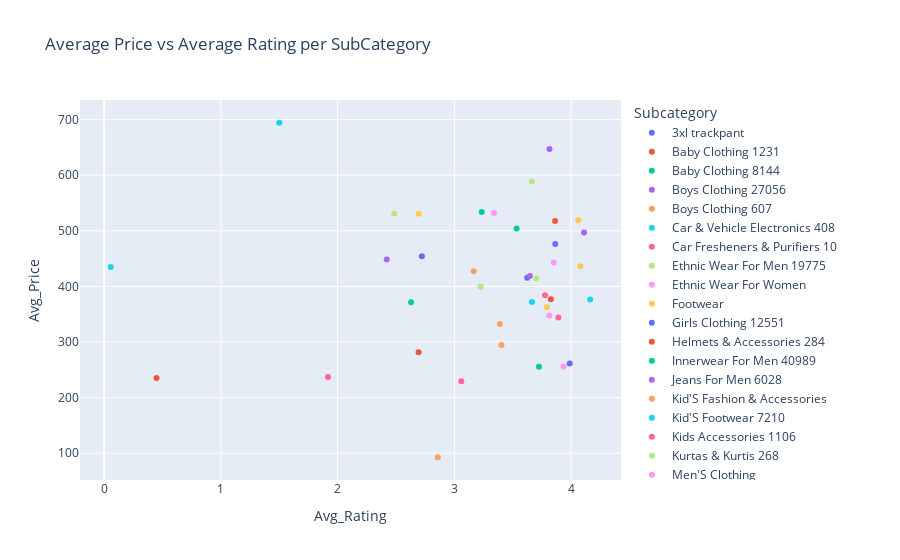

The cell this chart's notebook holds for it:
### Code cell
fig = px.scatter(
    subcat_avg,
    x="Avg_Rating",
    y="Avg_Price",
    hover_name="Subcategory",
    color="Subcategory",  # different color for each subcategory
    title="Average Price vs Average Rating per SubCategory"
)

fig.show()

### Figure 1 — Plotly figure (JSON) as saved in the notebook; plotly's stock layout.template omitted (floating-point values rounded to 4 significant figures)
{"data": [{"hovertemplate": "<b>%{hovertext}</b><br><br>Subcategory=3xl trackpant<br>Avg_Rating=%{x}<br>Avg_Price=%{y}<extra></extra>", "hovertext": ["3xl trackpant"], "legendgroup": "3xl trackpant", "marker": {"color": "#636efa", "symbol": "circle"}, "mode": "markers", "name": "3xl trackpant", "orientation": "v", "showlegend": true, "type": "scatter", "x": [3.625], "xaxis": "x", "y": [415.6], "yaxis": "y"}, {"hovertemplate": "<b>%{hovertext}</b><br><br>Subcategory=Baby Clothing\r\n1231<br>Avg_Rating=%{x}<br>Avg_Price=%{y}<extra></extra>", "hovertext": ["Baby Clothing\r\n1231"], "legendgroup": "Baby Clothing\r\n1231", "marker": {"color": "#EF553B", "symbol": "circle"}, "mode": "markers", "name": "Baby Clothing\r\n1231", "orientation": "v", "showlegend": true, "type": "scatter", "x": [2.694], "xaxis": "x", "y": [281.5], "yaxis": "y"}, {"hovertemplate": "<b>%{hovertext}</b><br><br>Subcategory=Baby Clothing\r\n8144<br>Avg_Rating=%{x}<br>Avg_Price=%{y}<extra></extra>", "hovertext": ["Baby Clothing\r\n8144"], "legendgroup": "Baby Clothing\r\n8144", "marker": {"color": "#00cc96", "symbol": "circle"}, "mode": "markers", "name": "Baby Clothing\r\n8144", "orientation": "v", "showlegend": true, "type": "scatter", "x": [2.629], "xaxis": "x", "y": [371.3], "yaxis": "y"}, {"hovertemplate": "<b>%{hovertext}</b><br><br>Subcategory=Boys Clothing\r\n27056<br>Avg_Rating=%{x}<br>Avg_Price=%{y}<extra></extra>", "hovertext": ["Boys Clothing\r\n27056"], "legendgroup": "Boys Clothing\r\n27056", "marker": {"color": "#ab63fa", "symbol": "circle"}, "mode": "markers", "name": "Boys Clothing\r\n27056", "orientation": "v", "showlegend": true, "type": "scatter", "x": [2.421], "xaxis": "x", "y": [448.3], "yaxis": "y"}, {"hovertemplate": "<b>%{hovertext}</b><br><br>Subcategory=Boys Clothing\r\n607<br>Avg_Rating=%{x}<br>Avg_Price=%{y}<extra></extra>", "hovertext": ["Boys Clothing\r\n607"], "legendgroup": "Boys Clothing\r\n607", "marker": {"color": "#FFA15A", "symbol": "circle"}, "mode": "markers", "name": "Boys Clothing\r\n607", "orientation": "v", "showlegend": true, "type": "scatter", "x": [3.403], "xaxis": "x", "y": [294.4], "yaxis": "y"}, {"hovertemplate": "<b>%{hovertext}</b><br><br>Subcategory=Car & Vehicle Electronics\r\n408<br>Avg_Rating=%{x}<br>Avg_Price=%{y}<extra></extra>", "hovertext": ["Car & Vehicle Electronics\r\n408"], "legendgroup": "Car & Vehicle Electronics\r\n408", "marker": {"color": "#19d3f3", "symbol": "circle"}, "mode": "markers", "name": "Car & Vehicle Electronics\r\n408", "orientation": "v", "showlegend": true, "type": "scatter", "x": [0.05654], "xaxis": "x", "y": [435.0], "yaxis": "y"}, {"hovertemplate": "<b>%{hovertext}</b><br><br>Subcategory=Car Fresheners & Purifiers\r\n10<br>Avg_Rating=%{x}<br>Avg_Price=%{y}<extra></extra>", "hovertext": ["Car Fresheners & Purifiers\r\n10"], "legendgroup": "Car Fresheners & Purifiers\r\n10", "marker": {"color": "#FF6692", "symbol": "circle"}, "mode": "markers", "name": "Car Fresheners & Purifiers\r\n10", "orientation": "v", "showlegend": true, "type": "scatter", "x": [3.06], "xaxis": "x", "y": [229.6], "yaxis": "y"}, {"hovertemplate": "<b>%{hovertext}</b><br><br>Subcategory=Ethnic Wear For Men\r\n19775<br>Avg_Rating=%{x}<br>Avg_Price=%{y}<extra></extra>", "hovertext": ["Ethnic Wear For Men\r\n19775"], "legendgroup": "Ethnic Wear For Men\r\n19775", "marker": {"color": "#B6E880", "symbol": "circle"}, "mode": "markers", "name": "Ethnic Wear For Men\r\n19775", "orientation": "v", "showlegend": true, "type": "scatter", "x": [3.664], "xaxis": "x", "y": [588.7], "yaxis": "y"}, {"hovertemplate": "<b>%{hovertext}</b><br><br>Subcategory=Ethnic Wear For Women<br>Avg_Rating=%{x}<br>Avg_Price=%{y}<extra></extra>", "hovertext": ["Ethnic Wear For Women"], "legendgroup": "Ethnic Wear For Women", "marker": {"color": "#FF97FF", "symbol": "circle"}, "mode": "markers", "name": "Ethnic Wear For Women", "orientation": "v", "showlegend": true, "type": "scatter", "x": [3.853], "xaxis": "x", "y": [443.0], "yaxis": "y"}, {"hovertemplate": "<b>%{hovertext}</b><br><br>Subcategory=Footwear<br>Avg_Rating=%{x}<br>Avg_Price=%{y}<extra></extra>", "hovertext": ["Footwear"], "legendgroup": "Footwear", "marker": {"color": "#FECB52", "symbol": "circle"}, "mode": "markers", "name": "Footwear", "orientation": "v", "showlegend": true, "type": "scatter", "x": [4.08], "xaxis": "x", "y": [436.2], "yaxis": "y"}, {"hovertemplate": "<b>%{hovertext}</b><br><br>Subcategory=Girls Clothing\r\n12551<br>Avg_Rating=%{x}<br>Avg_Price=%{y}<extra></extra>", "hovertext": ["Girls Clothing\r\n12551"], "legendgroup": "Girls Clothing\r\n12551", "marker": {"color": "#636efa", "symbol": "circle"}, "mode": "markers", "name": "Girls Clothing\r\n12551", "orientation": "v", "showlegend": true, "type": "scatter", "x": [2.722], "xaxis": "x", "y": [454.4], "yaxis": "y"}, {"hovertemplate": "<b>%{hovertext}</b><br><br>Subcategory=Helmets & Accessories\r\n284<br>Avg_Rating=%{x}<br>Avg_Price=%{y}<extra></extra>", "hovertext": ["Helmets & Accessories\r\n284"], "legendgroup": "Helmets & Accessories\r\n284", "marker": {"color": "#EF553B", "symbol": "circle"}, "mode": "markers", "name": "Helmets & Accessories\r\n284", "orientation": "v", "showlegend": true, "type": "scatter", "x": [0.4483], "xaxis": "x", "y": [235.2], "yaxis": "y"}, {"hovertemplate": "<b>%{hovertext}</b><br><br>Subcategory=Innerwear For Men\r\n40989<br>Avg_Rating=%{x}<br>Avg_Price=%{y}<extra></extra>", "hovertext": ["Innerwear For Men\r\n40989"], "legendgroup": "Innerwear For Men\r\n40989", "marker": {"color": "#00cc96", "symbol": "circle"}, "mode": "markers", "name": "Innerwear For Men\r\n40989", "orientation": "v", "showlegend": true, "type": "scatter", "x": [3.725], "xaxis": "x", "y": [255.3], "yaxis": "y"}, {"hovertemplate": "<b>%{hovertext}</b><br><br>Subcategory=Jeans For Men\r\n6028<br>Avg_Rating=%{x}<br>Avg_Price=%{y}<extra></extra>", "hovertext": ["Jeans For Men\r\n6028"], "legendgroup": "Jeans For Men\r\n6028", "marker": {"color": "#ab63fa", "symbol": "circle"}, "mode": "markers", "name": "Jeans For Men\r\n6028", "orientation": "v", "showlegend": true, "type": "scatter", "x": [3.815], "xaxis": "x", "y": [647.2], "yaxis": "y"}, {"hovertemplate": "<b>%{hovertext}</b><br><br>Subcategory=Kid'S Fashion & Accessories<br>Avg_Rating=%{x}<br>Avg_Price=%{y}<extra></extra>", "hovertext": ["Kid'S Fashion & Accessories"], "legendgroup": "Kid'S Fashion & Accessories", "marker": {"color": "#FFA15A", "symbol": "circle"}, "mode": "markers", "name": "Kid'S Fashion & Accessories", "orientation": "v", "showlegend": true, "type": "scatter", "x": [3.39], "xaxis": "x", "y": [332.4], "yaxis": "y"}, {"hovertemplate": "<b>%{hovertext}</b><br><br>Subcategory=Kid'S Footwear\r\n7210<br>Avg_Rating=%{x}<br>Avg_Price=%{y}<extra></extra>", "hovertext": ["Kid'S Footwear\r\n7210"], "legendgroup": "Kid'S Footwear\r\n7210", "marker": {"color": "#19d3f3", "symbol": "circle"}, "mode": "markers", "name": "Kid'S Footwear\r\n7210", "orientation": "v", "showlegend": true, "type": "scatter", "x": [4.164], "xaxis": "x", "y": [376.4], "yaxis": "y"}, {"hovertemplate": "<b>%{hovertext}</b><br><br>Subcategory=Kids Accessories\r\n1106<br>Avg_Rating=%{x}<br>Avg_Price=%{y}<extra></extra>", "hovertext": ["Kids Accessories\r\n1106"], "legendgroup": "Kids Accessories\r\n1106", "marker": {"color": "#FF6692", "symbol": "circle"}, "mode": "markers", "name": "Kids Accessories\r\n1106", "orientation": "v", "showlegend": true, "type": "scatter", "x": [1.917], "xaxis": "x", "y": [236.9], "yaxis": "y"}, {"hovertemplate": "<b>%{hovertext}</b><br><br>Subcategory=Kurtas & Kurtis\r\n268<br>Avg_Rating=%{x}<br>Avg_Price=%{y}<extra></extra>", "hovertext": ["Kurtas & Kurtis\r\n268"], "legendgroup": "Kurtas & Kurtis\r\n268", "marker": {"color": "#B6E880", "symbol": "circle"}, "mode": "markers", "name": "Kurtas & Kurtis\r\n268", "orientation": "v", "showlegend": true, "type": "scatter", "x": [2.484], "xaxis": "x", "y": [531.2], "yaxis": "y"}, {"hovertemplate": "<b>%{hovertext}</b><br><br>Subcategory=Men'S Clothing<br>Avg_Rating=%{x}<br>Avg_Price=%{y}<extra></extra>", "hovertext": ["Men'S Clothing"], "legendgroup": "Men'S Clothing", "marker": {"color": "#FF97FF", "symbol": "circle"}, "mode": "markers", "name": "Men'S Clothing", "orientation": "v", "showlegend": true, "type": "scatter", "x": [3.935], "xaxis": "x", "y": [255.9], "yaxis": "y"}, {"hovertemplate": "<b>%{hovertext}</b><br><br>Subcategory=Men'S Co-Ords Set\r\n1062<br>Avg_Rating=%{x}<br>Avg_Price=%{y}<extra></extra>", "hovertext": ["Men'S Co-Ords Set\r\n1062"], "legendgroup": "Men'S Co-Ords Set\r\n1062", "marker": {"color": "#FECB52", "symbol": "circle"}, "mode": "markers", "name": "Men'S Co-Ords Set\r\n1062", "orientation": "v", "showlegend": true, "type": "scatter", "x": [2.694], "xaxis": "x", "y": [530.8], "yaxis": "y"}, {"hovertemplate": "<b>%{hovertext}</b><br><br>Subcategory=Men'S T-Shirts & Polos\r\n45862<br>Avg_Rating=%{x}<br>Avg_Price=%{y}<extra></extra>", "hovertext": ["Men'S T-Shirts & Polos\r\n45862"], "legendgroup": "Men'S T-Shirts & Polos\r\n45862", "marker": {"color": "#636efa", "symbol": "circle"}, "mode": "markers", "name": "Men'S T-Shirts & Polos\r\n45862", "orientation": "v", "showlegend": true, "type": "scatter", "x": [3.989], "xaxis": "x", "y": [261.3], "yaxis": "y"}, {"hovertemplate": "<b>%{hovertext}</b><br><br>Subcategory=Men'S Trackpants & Tracksuits\r\n3916<br>Avg_Rating=%{x}<br>Avg_Price=%{y}<extra></extra>", "hovertext": ["Men'S Trackpants & Tracksuits\r\n3916"], "legendgroup": "Men'S Trackpants & Tracksuits\r\n3916", "marker": {"color": "#EF553B", "symbol": "circle"}, "mode": "markers", "name": "Men'S Trackpants & Tracksuits\r\n3916", "orientation": "v", "showlegend": true, "type": "scatter", "x": [3.827], "xaxis": "x", "y": [377.0], "yaxis": "y"}, {"hovertemplate": "<b>%{hovertext}</b><br><br>Subcategory=Salwar Suit\r\n23<br>Avg_Rating=%{x}<br>Avg_Price=%{y}<extra></extra>", "hovertext": ["Salwar Suit\r\n23"], "legendgroup": "Salwar Suit\r\n23", "marker": {"color": "#00cc96", "symbol": "circle"}, "mode": "markers", "name": "Salwar Suit\r\n23", "orientation": "v", "showlegend": true, "type": "scatter", "x": [3.234], "xaxis": "x", "y": [533.9], "yaxis": "y"}, {"hovertemplate": "<b>%{hovertext}</b><br><br>Subcategory=Saree Essentials\r\n47<br>Avg_Rating=%{x}<br>Avg_Price=%{y}<extra></extra>", "hovertext": ["Saree Essentials\r\n47"], "legendgroup": "Saree Essentials\r\n47", "marker": {"color": "#ab63fa", "symbol": "circle"}, "mode": "markers", "name": "Saree Essentials\r\n47", "orientation": "v", "showlegend": true, "type": "scatter", "x": [3.647], "xaxis": "x", "y": [418.7], "yaxis": "y"}, {"hovertemplate": "<b>%{hovertext}</b><br><br>Subcategory=Saree For Women\r\n2801<br>Avg_Rating=%{x}<br>Avg_Price=%{y}<extra></extra>", "hovertext": ["Saree For Women\r\n2801"], "legendgroup": "Saree For Women\r\n2801", "marker": {"color": "#FFA15A", "symbol": "circle"}, "mode": "markers", "name": "Saree For Women\r\n2801", "orientation": "v", "showlegend": true, "type": "scatter", "x": [3.166], "xaxis": "x", "y": [427.4], "yaxis": "y"}, {"hovertemplate": "<b>%{hovertext}</b><br><br>Subcategory=Shawls For Women\r\n8<br>Avg_Rating=%{x}<br>Avg_Price=%{y}<extra></extra>", "hovertext": ["Shawls For Women\r\n8"], "legendgroup": "Shawls For Women\r\n8", "marker": {"color": "#19d3f3", "symbol": "circle"}, "mode": "markers", "name": "Shawls For Women\r\n8", "orientation": "v", "showlegend": true, "type": "scatter", "x": [1.5], "xaxis": "x", "y": [694.4], "yaxis": "y"}, {"hovertemplate": "<b>%{hovertext}</b><br><br>Subcategory=Shirts For Men\r\n21794<br>Avg_Rating=%{x}<br>Avg_Price=%{y}<extra></extra>", "hovertext": ["Shirts For Men\r\n21794"], "legendgroup": "Shirts For Men\r\n21794", "marker": {"color": "#FF6692", "symbol": "circle"}, "mode": "markers", "name": "Shirts For Men\r\n21794", "orientation": "v", "showlegend": true, "type": "scatter", "x": [3.891], "xaxis": "x", "y": [344.0], "yaxis": "y"}, {"hovertemplate": "<b>%{hovertext}</b><br><br>Subcategory=Shoes For Men\r\n24891<br>Avg_Rating=%{x}<br>Avg_Price=%{y}<extra></extra>", "hovertext": ["Shoes For Men\r\n24891"], "legendgroup": "Shoes For Men\r\n24891", "marker": {"color": "#B6E880", "symbol": "circle"}, "mode": "markers", "name": "Shoes For Men\r\n24891", "orientation": "v", "showlegend": true, "type": "scatter", "x": [3.703], "xaxis": "x", "y": [414.2], "yaxis": "y"}, {"hovertemplate": "<b>%{hovertext}</b><br><br>Subcategory=Shorts For Men\r\n2778<br>Avg_Rating=%{x}<br>Avg_Price=%{y}<extra></extra>", "hovertext": ["Shorts For Men\r\n2778"], "legendgroup": "Shorts For Men\r\n2778", "marker": {"color": "#FF97FF", "symbol": "circle"}, "mode": "markers", "name": "Shorts For Men\r\n2778", "orientation": "v", "showlegend": true, "type": "scatter", "x": [3.813], "xaxis": "x", "y": [347.6], "yaxis": "y"}, {"hovertemplate": "<b>%{hovertext}</b><br><br>Subcategory=Sports Wear For Men\r\n10424<br>Avg_Rating=%{x}<br>Avg_Price=%{y}<extra></extra>", "hovertext": ["Sports Wear For Men\r\n10424"], "legendgroup": "Sports Wear For Men\r\n10424", "marker": {"color": "#FECB52", "symbol": "circle"}, "mode": "markers", "name": "Sports Wear For Men\r\n10424", "orientation": "v", "showlegend": true, "type": "scatter", "x": [4.062], "xaxis": "x", "y": [519.0], "yaxis": "y"}, {"hovertemplate": "<b>%{hovertext}</b><br><br>Subcategory=Trousers For Men\r\n5306<br>Avg_Rating=%{x}<br>Avg_Price=%{y}<extra></extra>", "hovertext": ["Trousers For Men\r\n5306"], "legendgroup": "Trousers For Men\r\n5306", "marker": {"color": "#636efa", "symbol": "circle"}, "mode": "markers", "name": "Trousers For Men\r\n5306", "orientation": "v", "showlegend": true, "type": "scatter", "x": [3.865], "xaxis": "x", "y": [476.1], "yaxis": "y"}, {"hovertemplate": "<b>%{hovertext}</b><br><br>Subcategory=Unstitched Suit & Shirts For Men\r\n2345<br>Avg_Rating=%{x}<br>Avg_Price=%{y}<extra></extra>", "hovertext": ["Unstitched Suit & Shirts For Men\r\n2345"], "legendgroup": "Unstitched Suit & Shirts For Men\r\n2345", "marker": {"color": "#EF553B", "symbol": "circle"}, "mode": "markers", "name": "Unstitched Suit & Shirts For Men\r\n2345", "orientation": "v", "showlegend": true, "type": "scatter", "x": [3.863], "xaxis": "x", "y": [517.5], "yaxis": "y"}, {"hovertemplate": "<b>%{hovertext}</b><br><br>Subcategory=Winter Wear For Men\r\n8911<br>Avg_Rating=%{x}<br>Avg_Price=%{y}<extra></extra>", "hovertext": ["Winter Wear For Men\r\n8911"], "legendgroup": "Winter Wear For Men\r\n8911", "marker": {"color": "#00cc96", "symbol": "circle"}, "mode": "markers", "name": "Winter Wear For Men\r\n8911", "orientation": "v", "showlegend": true, "type": "scatter", "x": [3.534], "xaxis": "x", "y": [504.2], "yaxis": "y"}, {"hovertemplate": "<b>%{hovertext}</b><br><br>Subcategory=Women'S Footwear\r\n19793<br>Avg_Rating=%{x}<br>Avg_Price=%{y}<extra></extra>", "hovertext": ["Women'S Footwear\r\n19793"], "legendgroup": "Women'S Footwear\r\n19793", "marker": {"color": "#ab63fa", "symbol": "circle"}, "mode": "markers", "name": "Women'S Footwear\r\n19793", "orientation": "v", "showlegend": true, "type": "scatter", "x": [4.111], "xaxis": "x", "y": [496.9], "yaxis": "y"}, {"hovertemplate": "<b>%{hovertext}</b><br><br>Subcategory=cheapest item under 100<br>Avg_Rating=%{x}<br>Avg_Price=%{y}<extra></extra>", "hovertext": ["cheapest item under 100"], "legendgroup": "cheapest item under 100", "marker": {"color": "#FFA15A", "symbol": "circle"}, "mode": "markers", "name": "cheapest item under 100", "orientation": "v", "showlegend": true, "type": "scatter", "x": [2.858], "xaxis": "x", "y": [92.73], "yaxis": "y"}, {"hovertemplate": "<b>%{hovertext}</b><br><br>Subcategory=gown girl<br>Avg_Rating=%{x}<br>Avg_Price=%{y}<extra></extra>", "hovertext": ["gown girl"], "legendgroup": "gown girl", "marker": {"color": "#19d3f3", "symbol": "circle"}, "mode": "markers", "name": "gown girl", "orientation": "v", "showlegend": true, "type": "scatter", "x": [3.665], "xaxis": "x", "y": [372], "yaxis": "y"}, {"hovertemplate": "<b>%{hovertext}</b><br><br>Subcategory=long maxi dress<br>Avg_Rating=%{x}<br>Avg_Price=%{y}<extra></extra>", "hovertext": ["long maxi dress"], "legendgroup": "long maxi dress", "marker": {"color": "#FF6692", "symbol": "circle"}, "mode": "markers", "name": "long maxi dress", "orientation": "v", "showlegend": true, "type": "scatter", "x": [3.778], "xaxis": "x", "y": [383.9], "yaxis": "y"}, {"hovertemplate": "<b>%{hovertext}</b><br><br>Subcategory=one piece dress<br>Avg_Rating=%{x}<br>Avg_Price=%{y}<extra></extra>", "hovertext": ["one piece dress"], "legendgroup": "one piece dress", "marker": {"color": "#B6E880", "symbol": "circle"}, "mode": "markers", "name": "one piece dress", "orientation": "v", "showlegend": true, "type": "scatter", "x": [3.225], "xaxis": "x", "y": [399.3], "yaxis": "y"}, {"hovertemplate": "<b>%{hovertext}</b><br><br>Subcategory=pari dress<br>Avg_Rating=%{x}<br>Avg_Price=%{y}<extra></extra>", "hovertext": ["pari dress"], "legendgroup": "pari dress", "marker": {"color": "#FF97FF", "symbol": "circle"}, "mode": "markers", "name": "pari dress", "orientation": "v", "showlegend": true, "type": "scatter", "x": [3.34], "xaxis": "x", "y": [532.2], "yaxis": "y"}, {"hovertemplate": "<b>%{hovertext}</b><br><br>Subcategory=track pant<br>Avg_Rating=%{x}<br>Avg_Price=%{y}<extra></extra>", "hovertext": ["track pant"], "legendgroup": "track pant", "marker": {"color": "#FECB52", "symbol": "circle"}, "mode": "markers", "name": "track pant", "orientation": "v", "showlegend": true, "type": "scatter", "x": [3.793], "xaxis": "x", "y": [362.6], "yaxis": "y"}], "layout": {"legend": {"title": {"text": "Subcategory"}, "tracegroupgap": 0}, "title": {"text": "Average Price vs Average Rating per SubCategory"}, "xaxis": {"anchor": "y", "domain": [0, 1], "title": {"text": "Avg_Rating"}}, "yaxis": {"anchor": "x", "domain": [0, 1], "title": {"text": "Avg_Price"}}}}
